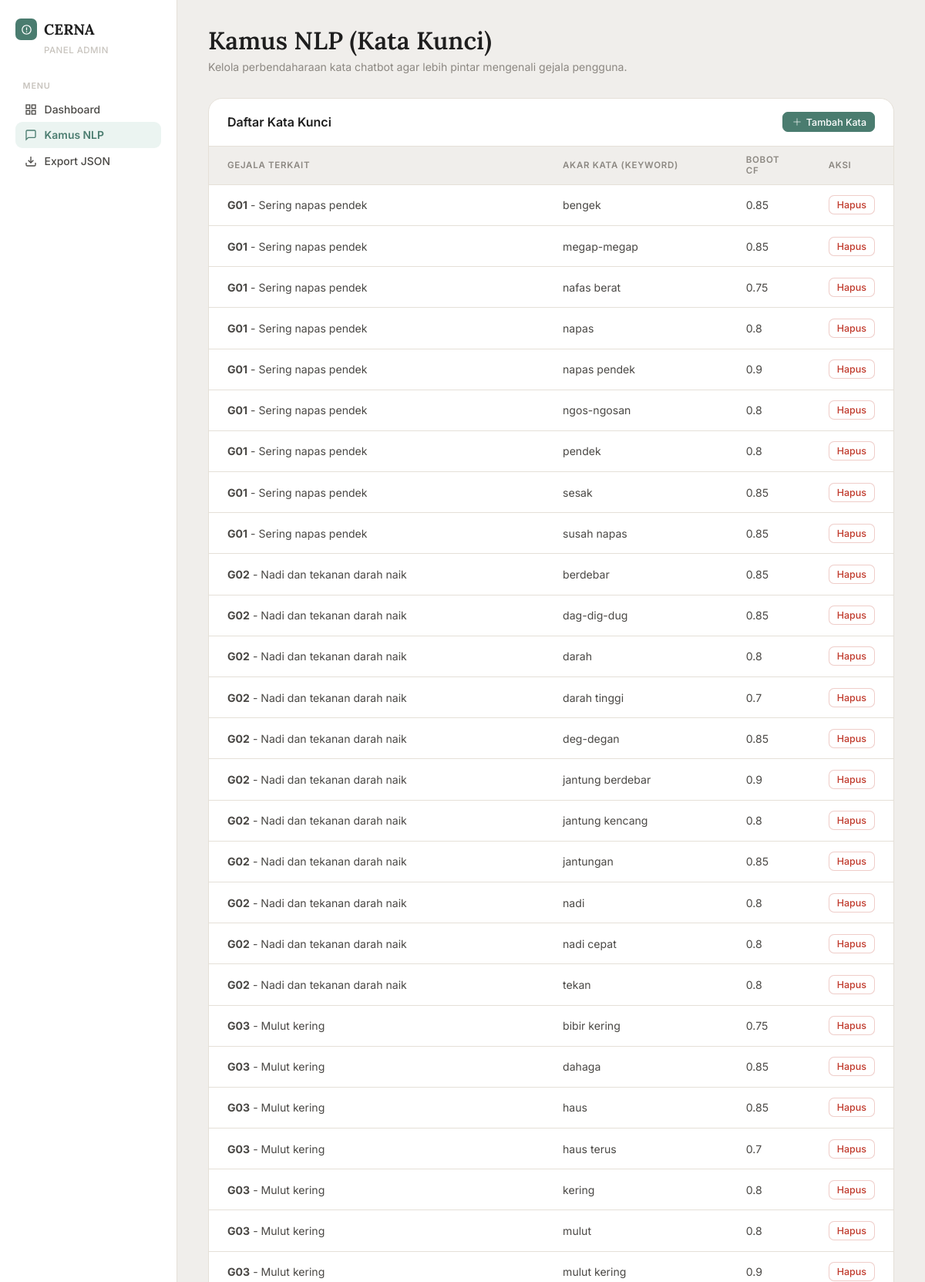
Page /admin/kata_kunci (signed in, upper part) on the committed database.
### models.py (models this page shows)
class KataKunci(db.Model):
    __tablename__ = 'kata_kunci'
    id = db.Column(db.Integer, primary_key=True)
    gejala_kode = db.Column(db.String(10), db.ForeignKey('gejala.kode'), nullable=False)
    kata = db.Column(db.String(50), nullable=False)
    bobot = db.Column(db.Float, nullable=False, default=0.8)
    gejala = db.relationship('Gejala', backref=db.backref('kata_kunci_rel', cascade='all, delete-orphan'))

class Gejala(db.Model):
    __tablename__ = 'gejala'
    kode = db.Column(db.String(10), primary_key=True)
    nama = db.Column(db.String(255), nullable=False)
    penyakit_rel = db.relationship('PenyakitGejala', back_populates='gejala', cascade='all, delete-orphan')

### app.py (the view)
@app.route("/admin/kata_kunci")
@admin_required
def admin_kata_kunci():
    kata_kunci_list = KataKunci.query.join(Gejala).order_by(Gejala.kode, KataKunci.kata).all()
    gejala_list = Gejala.query.order_by(Gejala.kode).all()
    return render_template("admin_kata_kunci.html", kata_kunci_list=kata_kunci_list, gejala_list=gejala_list)

### app.py (called while the page is built)
def admin_required(f):
    @wraps(f)
    def decorated(*args, **kwargs):
        if not session.get("admin_logged_in"):
            return redirect(url_for("admin_login"))
        return f(*args, **kwargs)
    return decorated

### templates/admin_kata_kunci.html (shortened to what this page needs)
<!DOCTYPE html>
<html lang="id">
<head>
</head>
<body>
<aside class="sidebar">
    <div>
        <div class="sidebar-logo">
            <div class="logo-mark"><svg viewBox="0 0 24 24"><path d="M12 2C6.48 2 2 6.48 2 12s4.48 10 10 10 10-4.48 10-10S17.52 2 12 2zm0 18c-4.41 0-8-3.59-8-8s3.59-8 8-8 8 3.59 8 8-3.59 8-8 8zm-1-13h2v6h-2zm0 8h2v2h-2z"/></svg></div>
            CERNA
        </div>
        <div class="sidebar-sub">Panel Admin</div>
        <div class="nav-label">Menu</div>
        <a href="/admin" class="nav-item">
            <svg viewBox="0 0 24 24"><rect x="3" y="3" width="7" height="7"/><rect x="14" y="3" width="7" height="7"/><rect x="3" y="14" width="7" height="7"/><rect x="14" y="14" width="7" height="7"/></svg>
            Dashboard
        </a>
        <a href="/admin/kata_kunci" class="nav-item active">
            <svg viewBox="0 0 24 24"><path d="M21 15a2 2 0 0 1-2 2H7l-4 4V5a2 2 0 0 1 2-2h14a2 2 0 0 1 2 2z"></path></svg>
            Kamus NLP
        </a>
        <a href="/admin/api/export" target="_blank" class="nav-item">
            <svg viewBox="0 0 24 24"><path d="M21 15v4a2 2 0 0 1-2 2H5a2 2 0 0 1-2-2v-4"/><polyline points="7 10 12 15 17 10"/><line x1="12" y1="15" x2="12" y2="3"/></svg>
            Export JSON
        </a>
    </div>
</aside>
<main class="main">
    <div class="page-header">
        <h1>Kamus NLP (Kata Kunci)</h1>
        <p>Kelola perbendaharaan kata chatbot agar lebih pintar mengenali gejala pengguna.</p>
    </div>
    <div class="table-wrap">
        <div class="table-header">
            <h3>Daftar Kata Kunci</h3>
            <button class="btn-tbl primary" onclick="document.getElementById('modalAdd').classList.add('open')">
                <svg viewBox="0 0 24 24" width="16" height="16" stroke="currentColor" fill="none"><line x1="12" y1="5" x2="12" y2="19"/><line x1="5" y1="12" x2="19" y2="12"/></svg>
                Tambah Kata
            </button>
        </div>
        <table>
            <thead>
                <tr>
                    <th>Gejala Terkait</th>
                    <th>Akar Kata (Keyword)</th>
                    <th>Bobot CF</th>
                    <th>Aksi</th>
                </tr>
            </thead>
            <tbody>
                {% for kw in kata_kunci_list %}
                <tr>
                    <td><strong>{{ kw.gejala.kode }}</strong> - {{ kw.gejala.nama }}</td>
                    <td>{{ kw.kata }}</td>
                    <td>{{ kw.bobot }}</td>
                    <td>
                        <form action="/admin/kata_kunci/delete/{{ kw.id }}" method="POST" style="display:inline;" onsubmit="return confirm('Hapus kata kunci ini?');">
                            <button type="submit" class="btn-tbl danger">Hapus</button>
                        </form>
                    </td>
                </tr>
                {% endfor %}
            </tbody>
        </table>
    </div>
</main>
</body>
</html>

### templates/admin_kata_kunci.html (style rules this page uses)
:root { --bg: #F0EEEb; --surface: #FFFFFF; --border: #E5E0D8; --border-2: #D0C9BF; --sage: #4A7C6F; --sage-light: #EBF4F1; --sage-mid: #6A9E90; --ink: #1E1E1E; --ink-mid: #4A4845; --ink-muted: #8C8882; --ink-faint: #C8C4BE; --amber: #B8860B; --amber-bg: #FEF3CD; --red: #C0392B; --red-bg: #FDEDEC; --radius-md: 12px; --radius-lg: 18px; }
*, *::before, *::after { box-sizing: border-box; margin: 0; padding: 0; }
body { font-family: 'Inter', sans-serif; background: var(--bg); color: var(--ink-mid); min-height: 100vh; -webkit-font-smoothing: antialiased; }
.sidebar { position: fixed; left: 0; top: 0; bottom: 0; width: 230px; background: var(--surface); border-right: 1px solid var(--border); padding: 1.5rem 1.25rem; display: flex; flex-direction: column; z-index: 100; }
.sidebar-logo { display: flex; align-items: center; gap: 9px; font-family: 'Lora', serif; font-size: 1.2rem; font-weight: 700; color: var(--ink); margin-bottom: .4rem; }
.logo-mark { width: 28px; height: 28px; background: var(--sage); border-radius: 7px; display: flex; align-items: center; justify-content: center; flex-shrink: 0; }
.logo-mark svg { width: 15px; height: 15px; fill: white; }
.sidebar-sub { font-size: .72rem; color: var(--ink-faint); font-weight: 500; letter-spacing: .04em; text-transform: uppercase; margin-bottom: 2rem; padding-left: 37px; }
.nav-label { font-size: .68rem; font-weight: 600; text-transform: uppercase; letter-spacing: .07em; color: var(--ink-faint); padding: 0 .6rem; margin-bottom: .4rem; margin-top: 1rem; }
.nav-item { display: flex; align-items: center; gap: .6rem; padding: .55rem .75rem; border-radius: 9px; font-size: .87rem; font-weight: 500; color: var(--ink-mid); text-decoration: none; transition: all .15s; }
.nav-item.active { background: var(--sage-light); color: var(--sage); font-weight: 600; }
.nav-item svg { width: 16px; height: 16px; stroke: currentColor; stroke-width: 2; fill: none; }
.main { margin-left: 230px; padding: 2rem 2.5rem; }
.page-header { margin-bottom: 2rem; }
.page-header h1 { font-family: 'Lora', serif; font-size: 2rem; font-weight: 600; color: var(--ink); margin-bottom: .3rem; }
.page-header p { font-size: .88rem; color: var(--ink-muted); }
.table-wrap { background: var(--surface); border: 1px solid var(--border); border-radius: var(--radius-lg); overflow: hidden; }
.table-header { display: flex; align-items: center; justify-content: space-between; padding: 1.1rem 1.5rem; border-bottom: 1px solid var(--border); }
.table-header h3 { font-size: 1rem; font-weight: 600; color: var(--ink); }
table { width: 100%; border-collapse: collapse; }
th { text-align: left; font-size: .72rem; font-weight: 600; text-transform: uppercase; letter-spacing: .06em; color: var(--ink-muted); padding: .65rem 1.5rem; background: var(--bg); border-bottom: 1px solid var(--border); }
td { padding: .85rem 1.5rem; border-bottom: 1px solid var(--border); font-size: .88rem; vertical-align: middle; }
.btn-tbl { display: inline-flex; align-items: center; gap: 4px; font-size: .78rem; font-weight: 500; font-family: 'Inter', sans-serif; padding: 4px 10px; border-radius: 7px; border: 1px solid var(--border); background: var(--surface); color: var(--ink-mid); text-decoration: none; cursor: pointer; transition: all .15s; }
.btn-tbl.primary { background: var(--sage); color: white; border-color: var(--sage); }
.btn-tbl.danger { color: var(--red); border-color: rgba(192,57,43,.25); }

### rows in the picture
KataKunci: gejala.kode "G01", gejala.nama "Sering napas pendek", kata "bengek", bobot "0.85"
KataKunci: gejala.kode "G01", gejala.nama "Sering napas pendek", kata "megap-megap", bobot "0.85"
KataKunci: gejala.kode "G01", gejala.nama "Sering napas pendek", kata "nafas berat", bobot "0.75"
KataKunci: gejala.kode "G01", gejala.nama "Sering napas pendek", kata "napas", bobot "0.8"
KataKunci: gejala.kode "G01", gejala.nama "Sering napas pendek", kata "napas pendek", bobot "0.9"
KataKunci: gejala.kode "G01", gejala.nama "Sering napas pendek", kata "ngos-ngosan", bobot "0.8"
KataKunci: gejala.kode "G01", gejala.nama "Sering napas pendek", kata "pendek", bobot "0.8"
KataKunci: gejala.kode "G01", gejala.nama "Sering napas pendek", kata "sesak", bobot "0.85"
KataKunci: gejala.kode "G01", gejala.nama "Sering napas pendek", kata "susah napas", bobot "0.85"
KataKunci: gejala.kode "G02", gejala.nama "Nadi dan tekanan darah naik", kata "berdebar", bobot "0.85"
KataKunci: gejala.kode "G02", gejala.nama "Nadi dan tekanan darah naik", kata "dag-dig-dug", bobot "0.85"
KataKunci: gejala.kode "G02", gejala.nama "Nadi dan tekanan darah naik", kata "darah", bobot "0.8"
KataKunci: gejala.kode "G02", gejala.nama "Nadi dan tekanan darah naik", kata "darah tinggi", bobot "0.7"
KataKunci: gejala.kode "G02", gejala.nama "Nadi dan tekanan darah naik", kata "deg-degan", bobot "0.85"
KataKunci: gejala.kode "G02", gejala.nama "Nadi dan tekanan darah naik", kata "jantung berdebar", bobot "0.9"
KataKunci: gejala.kode "G02", gejala.nama "Nadi dan tekanan darah naik", kata "jantung kencang", bobot "0.8"
KataKunci: gejala.kode "G02", gejala.nama "Nadi dan tekanan darah naik", kata "jantungan", bobot "0.85"
KataKunci: gejala.kode "G02", gejala.nama "Nadi dan tekanan darah naik", kata "nadi", bobot "0.8"
KataKunci: gejala.kode "G02", gejala.nama "Nadi dan tekanan darah naik", kata "nadi cepat", bobot "0.8"
KataKunci: gejala.kode "G02", gejala.nama "Nadi dan tekanan darah naik", kata "tekan", bobot "0.8"
KataKunci: gejala.kode "G03", gejala.nama "Mulut kering", kata "bibir kering", bobot "0.75"
KataKunci: gejala.kode "G03", gejala.nama "Mulut kering", kata "dahaga", bobot "0.85"
KataKunci: gejala.kode "G03", gejala.nama "Mulut kering", kata "haus", bobot "0.85"
KataKunci: gejala.kode "G03", gejala.nama "Mulut kering", kata "haus terus", bobot "0.7"
KataKunci: gejala.kode "G03", gejala.nama "Mulut kering", kata "kering", bobot "0.8"
KataKunci: gejala.kode "G03", gejala.nama "Mulut kering", kata "mulut", bobot "0.8"
KataKunci: gejala.kode "G03", gejala.nama "Mulut kering", kata "mulut kering", bobot "0.9"
